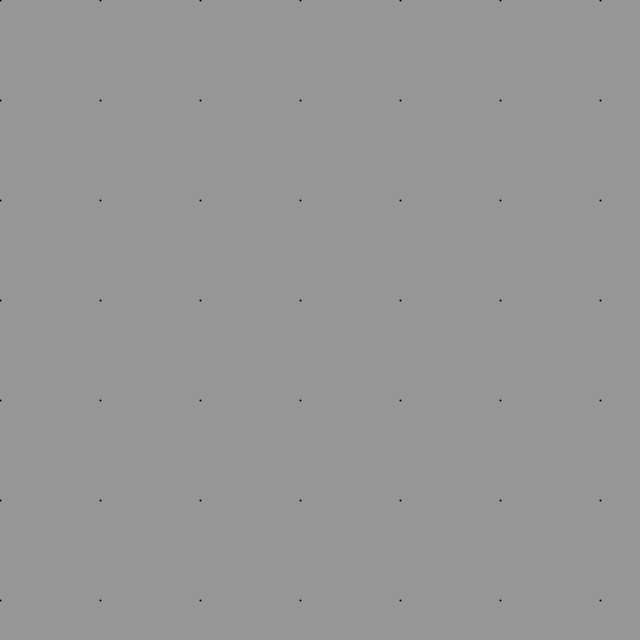
Frame 1 (no input)
Frame 60 (the mouse pressed at the canvas centre just before this capture): identical to frame 1, image omitted
Frame 120 (the mouse held since frame 60 and released just before this capture): identical to frame 1, image omitted

The Processing sketch that drew this single still picture (run headless with seeded random() and noise(); from frame 60 on, the mouse is pressed at the canvas centre):

// Processing sketch: noisegrid
// ── noisegrid.pde
float[] x1;
float[] x2;
float[] y1;
float[] y2;

void setup() {
 size(640,640); 
 strokeWeight(2);
 
  x1 = new float[width];
  x2 = new float[width];
  y1 = new float[height];
  y2 = new float[height];
 
 for(int i = 0; i < width; i++) {
 x1[i] = i * 100;
 }
 
 for(int i = 0; i < height; i++) {
 y1[i] = i * 100;
 }
}

void draw() {
  background(150);
  for(int xx = 0; xx < width; xx++) {
    //x1[xx] = noise(x1[xx]);
    for(int yy = 0; yy < height; yy++) {
      //y1[yy] = noise(y1[yy]);
      point(x1[xx],y1[yy]);    
    }
  }

}
